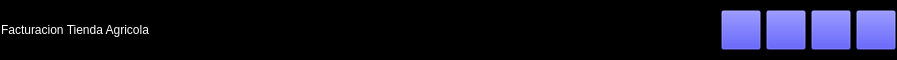
        <widget class="QFrame" name="frame_Superior">
         <property name="minimumSize">
          <size>
           <width>0</width>
           <height>42</height>
          </size>
         </property>
         <property name="maximumSize">
          <size>
           <width>16777215</width>
           <height>60</height>
          </size>
         </property>
         <property name="styleSheet">
          <string notr="true">QFrame{
background-color: rgb(0, 0, 0);
}

QPushButton{
background-color:#000000ff;
}

QPushButton:hover{
background-color: rgb(53, 53, 79);
border-radius:20px;
}</string>
         </property>
         <property name="frameShape">
          <enum>QFrame::StyledPanel</enum>
         </property>
         <property name="frameShadow">
          <enum>QFrame::Raised</enum>
         </property>
         <layout class="QHBoxLayout" name="horizontalLayout">
          <property name="spacing">
           <number>5</number>
          </property>
          <property name="leftMargin">
           <number>0</number>
          </property>
          <property name="topMargin">
           <number>0</number>
          </property>
          <property name="rightMargin">
           <number>0</number>
          </property>
          <property name="bottomMargin">
           <number>0</number>
          </property>
          <item>
           <widget class="QLabel" name="label">
            <property name="styleSheet">
             <string notr="true">font: 87 12pt &quot;Arial Black&quot;;
color: rgb(255, 255, 255);</string>
            </property>
            <property name="text">
             <string>Facturacion Tienda Agricola</string>
            </property>
           </widget>
          </item>
          <item>
           <spacer name="horizontalSpacer">
            <property name="orientation">
             <enum>Qt::Horizontal</enum>
            </property>
            <property name="sizeHint" stdset="0">
             <size>
              <width>567</width>
              <height>20</height>
             </size>
            </property>
           </spacer>
          </item>
          <item>
           <widget class="QPushButton" name="minimizar">
            <property name="minimumSize">
             <size>
              <width>40</width>
              <height>40</height>
             </size>
            </property>
            <property name="styleSheet">
             <string notr="true"/>
            </property>
            <property name="text">
             <string/>
            </property>
            <property name="icon">
             <iconset>
              <normaloff>image (3).png</normaloff>image (3).png</iconset>
            </property>
            <property name="iconSize">
             <size>
              <width>25</width>
              <height>25</height>
             </size>
            </property>
           </widget>
          </item>
          <item>
           <widget class="QPushButton" name="restaurar">
            <property name="minimumSize">
             <size>
              <width>40</width>
              <height>40</height>
             </size>
            </property>
            <property name="styleSheet">
             <string notr="true"/>
            </property>
            <property name="text">
             <string/>
            </property>
            <property name="icon">
             <iconset>
              <normaloff>image (2).png</normaloff>image (2).png</iconset>
            </property>
            <property name="iconSize">
             <size>
              <width>25</width>
              <height>25</height>
             </size>
            </property>
           </widget>
          </item>
          <item>
           <widget class="QPushButton" name="maximizar">
            <property name="minimumSize">
             <size>
              <width>40</width>
              <height>40</height>
             </size>
            </property>
            <property name="styleSheet">
             <string notr="true"/>
            </property>
            <property name="text">
             <string/>
            </property>
            <property name="icon">
             <iconset>
              <normaloff>image.png</normaloff>image.png</iconset>
            </property>
            <property name="iconSize">
             <size>
              <width>25</width>
              <height>25</height>
             </size>
            </property>
           </widget>
          </item>
          <item>
           <widget class="QPushButton" name="cerrar">
            <property name="minimumSize">
             <size>
              <width>40</width>
              <height>40</height>
             </size>
            </property>
            <property name="styleSheet">
             <string notr="true"/>
            </property>
            <property name="text">
             <string/>
            </property>
            <property name="icon">
             <iconset>
              <normaloff>x.png</normaloff>x.png</iconset>
            </property>
            <property name="iconSize">
             <size>
              <width>25</width>
              <height>25</height>
             </size>
            </property>
           </widget>
          </item>
         </layout>
        </widget>
